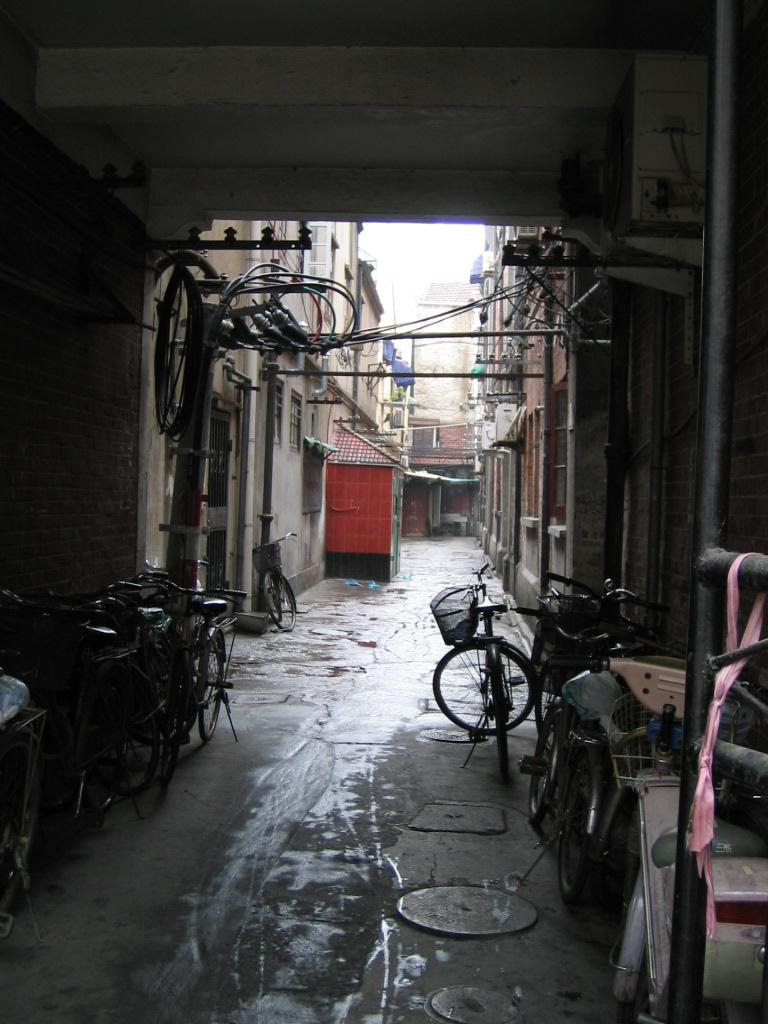
#> input picture lab/assignment1/manmade_training/sun_aawejawauhafqfcc.jpg, 768 x 1024 px
$ jupyter execute --allow-errors 'partB(2).ipynb'
#> lines starting #> are read from the running program, lines starting #| are printed output that depends on the picture
[cell 1]
import matplotlib.pyplot as plt
import cv2
image1=plt.imread("manmade_training/sun_aawejawauhafqfcc.jpg")
#> image1 is the input picture: shape (1024, 768, 3); mean R, G, B 60.9, 60, 59
plt.imshow(image1)
plt.show()

[cell 2]
image1.shape
#> Out = (1024, 768, 3)

[cell 3]
image1=cv2.resize(image1,dsize=[64,128],fx=None,fy=None,interpolation=cv2.INTER_AREA)
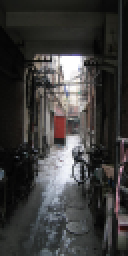
#> image1: shape (128, 64, 3) (shown 2 times larger); mean R, G, B 60.9, 60, 59
image1.shape
#> Out = (128, 64, 3)

[cell 4]
plt.imshow(image1)
plt.show()

#> (a cell that did not finish here is left out)

#> (a cell that did not finish here is left out)

#> (a cell that did not finish here is left out)

#> (a cell that did not finish here is left out)

[cell 9]
from skimage.color import rgb2gray
image1=rgb2gray(image1)
#> image1: shape (128, 64) float64

[cell 10]
from skimage.feature import hog
features1, hog_image1 = hog(image1, orientations=9, pixels_per_cell=(8, 8),
                          cells_per_block=(2, 2), visualize=True)
#> features1 = 3780 values, max 0.472 at index 1773, min 0 at index 17, mean 0.132

[cell 11]
plt.imshow(hog_image1,cmap='gray')
plt.show()
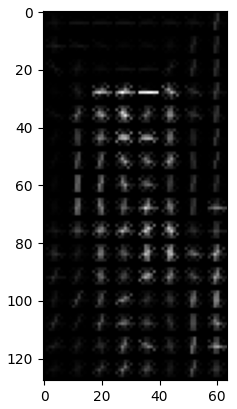
#> figure drawn by matplotlib, 1 panel

[cell 12]
features1.shape
#> Out = (3780,)

#> (a cell that did not finish here is left out)

[cell 14]
features1=features1.reshape(1,len(features1))
features1.shape
#> Out = (1, 3780)

$ run again, with lab/assignment1/manmade_training/sun_aagiuszsslybzsqr.jpg copied over lab/assignment1/manmade_training/sun_aawejawauhafqfcc.jpg
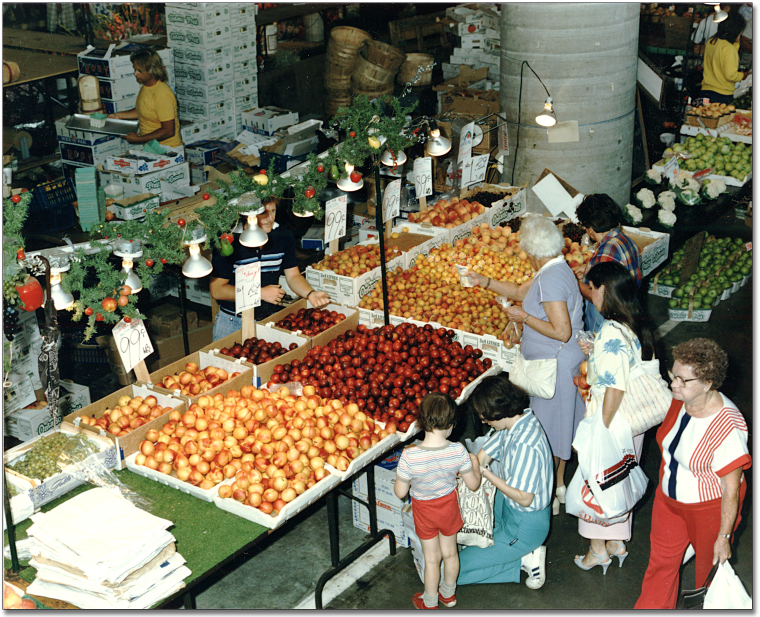
#> input picture lab/assignment1/manmade_training/sun_aagiuszsslybzsqr.jpg, 1520 x 1234 px (shown at 1/2 size)
#> image1 is the input picture: shape (1234, 1520, 3); mean R, G, B 119.6, 114.6, 96.2
#> `image1=rgb2gray(image1)`:
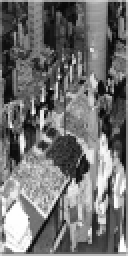
#> image1: shape (128, 64) float64 (shown 2 times larger); min 0.0306, max 0.999, mean 0.448
#> features1 = 3780 values, max 0.349 at index 3574, min 0 at index 680, mean 0.142
#> `plt.show()`:
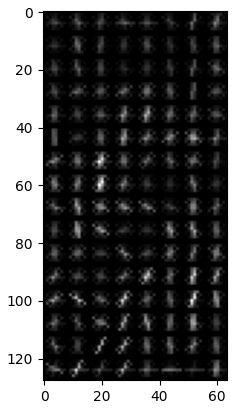
#> figure drawn by matplotlib, 1 panel

$ run again, with lab/assignment1/manmade_training/sun_aajdfgomwuyaybdx.jpg copied over lab/assignment1/manmade_training/sun_aawejawauhafqfcc.jpg
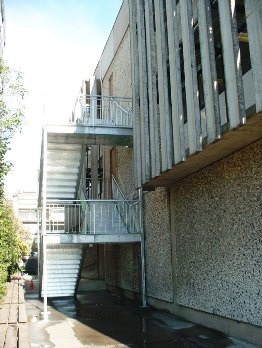
#> input picture lab/assignment1/manmade_training/sun_aajdfgomwuyaybdx.jpg, 262 x 348 px
#> image1 is the input picture: shape (348, 262, 3); mean R, G, B 128.9, 135.9, 130.2
#> `image1=rgb2gray(image1)`:
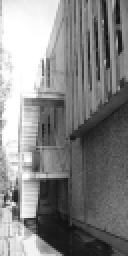
#> image1: shape (128, 64) float64 (shown 2 times larger); min 0.0507, max 1, mean 0.526
#> features1 = 3780 values, max 0.526 at index 3660, min 0 at index 7, mean 0.127
#> `plt.show()`:
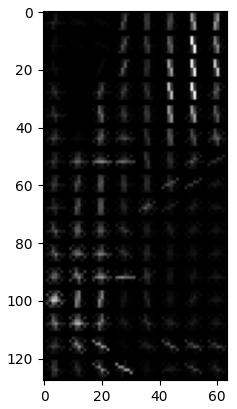
#> figure drawn by matplotlib, 1 panel

$ run again, with lab/assignment1/manmade_training/sun_acunorujjxrvnqkx.jpg copied over lab/assignment1/manmade_training/sun_aawejawauhafqfcc.jpg
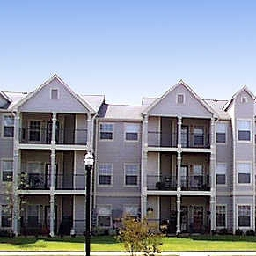
#> input picture lab/assignment1/manmade_training/sun_acunorujjxrvnqkx.jpg, 256 x 256 px
#> image1 is the input picture: shape (256, 256, 3); mean R, G, B 139.7, 146.2, 159.3
#> `image1=rgb2gray(image1)`:
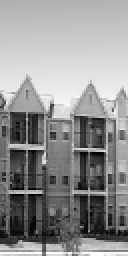
#> image1: shape (128, 64) float64 (shown 2 times larger); min 0.00865, max 0.998, mean 0.572
#> features1 = 3780 values, max 0.5 at index 868, min 0 at index 6, mean 0.117
#> `plt.show()`:
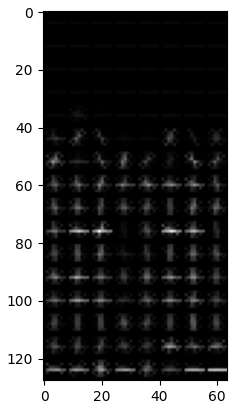
#> figure drawn by matplotlib, 1 panel
